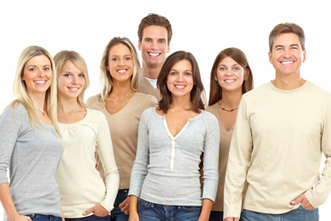
#> input picture people_1.jpg, 331 x 221 px
$ jupyter execute two_images.ipynb
#> lines starting #> are read from the running program, lines starting #| are printed output that depends on the picture; after the words box and inside, x2 and y2 are one past the last pixel; in counts of white or black regions, pixels touching at a corner belong together
[cell 1]
import cv2
import numpy as np
import imutils

[cell 2]
#reading images
image1 = cv2.imread("people_1.jpg")
#> image1 is the input picture: shape (221, 331, 3); mean B, G, R 187.4, 201.3, 215.8
image2 = cv2.imread("people_2.jpg")
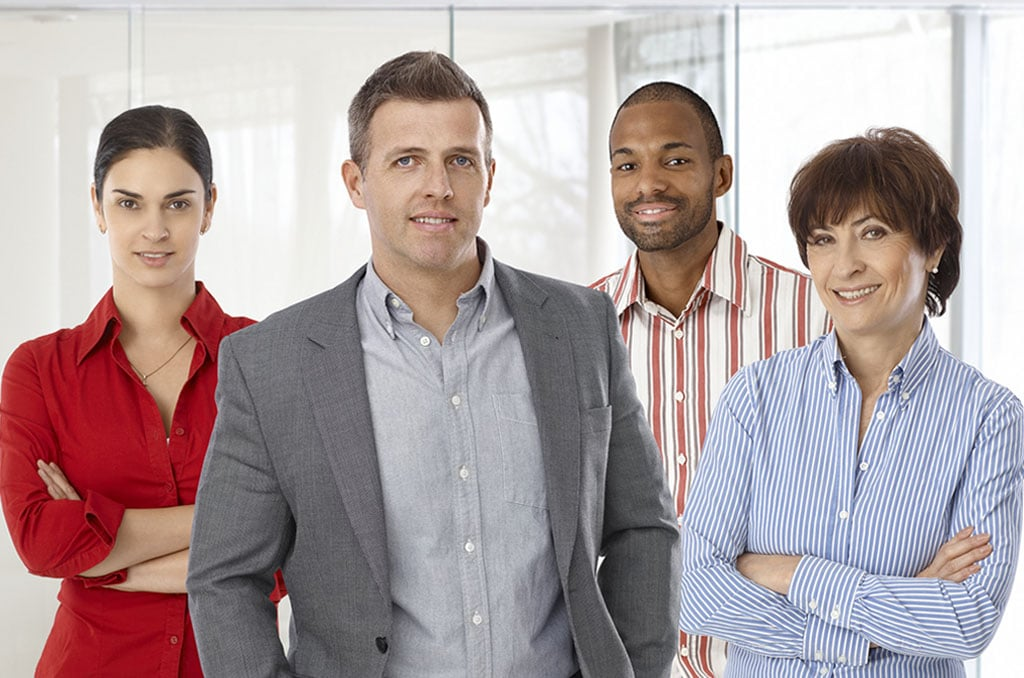
#> input picture people_2.jpg, 1024 x 678 px
#> image2 is the input picture: shape (678, 1024, 3); mean B, G, R 162.3, 160.7, 176

#resizing images
image2 = cv2.resize(image2, (450,221))
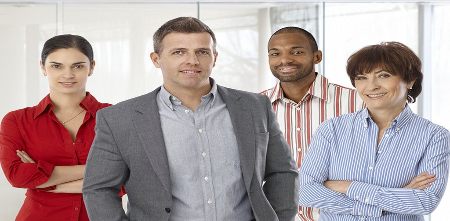
#> image2: shape (221, 450, 3); mean B, G, R 162.2, 160.6, 175.9

#merge two images
image_merge = np.concatenate((image1, image2), axis=1)
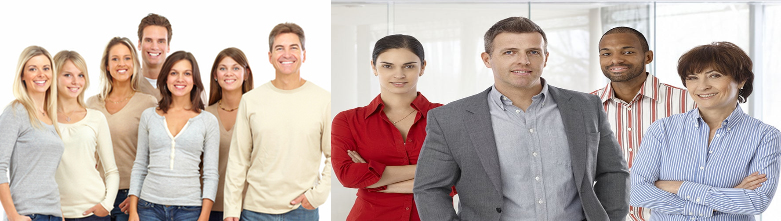
#> image_merge: shape (221, 781, 3); mean B, G, R 172.9, 177.8, 192.8
# cv2.imshow("people",image_merge)

[cell 3]
# into gray scale
gray = cv2.cvtColor(image_merge,cv2.COLOR_BGR2GRAY)
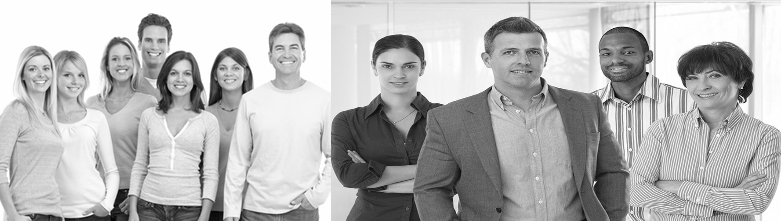
#> gray: shape (221, 781); min 1, max 255, mean 181.8

# Detect faces
faceCascade = cv2.CascadeClassifier(cv2.data.haarcascades + "haarcascade_frontalface_default.xml")
faces = faceCascade.detectMultiScale(gray,scaleFactor=1.3,minNeighbors=3,minSize=(30, 30))
#> faces = [[136, 27, 36, 36], [265, 30, 44, 44], [105, 45, 34, 34], [213, 56, 34, 34], [21, 55, 37, 37], [164, 61, 34, 34], [57, 62, 36, 36], [496, 33, 52, 52], [371, 46, 55, 55], [678, 59, 50, 50]]

# Draw rectangle around the faces
for (x, y, w, h) in faces:
    cv2.rectangle(image_merge, (x, y), (x + w, y + h), (255, 0, 0), 2)
#> this loop made 10 passes
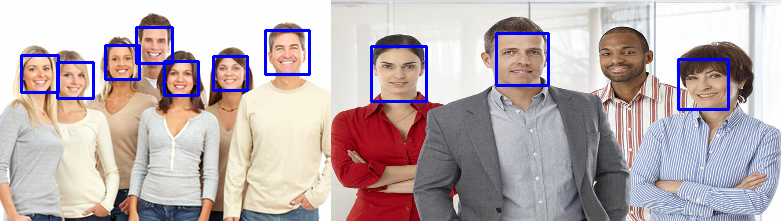
#> image_merge: shape (221, 781, 3); 2.78% of pixels changed, all inside (x1, y1, x2, y2) = (20, 26, 730, 111)

# Display the output
cv2.imwrite("people.jpg",image_merge)
print("Found {0} People!".format(len(faces)))
#| Found 10 People!
